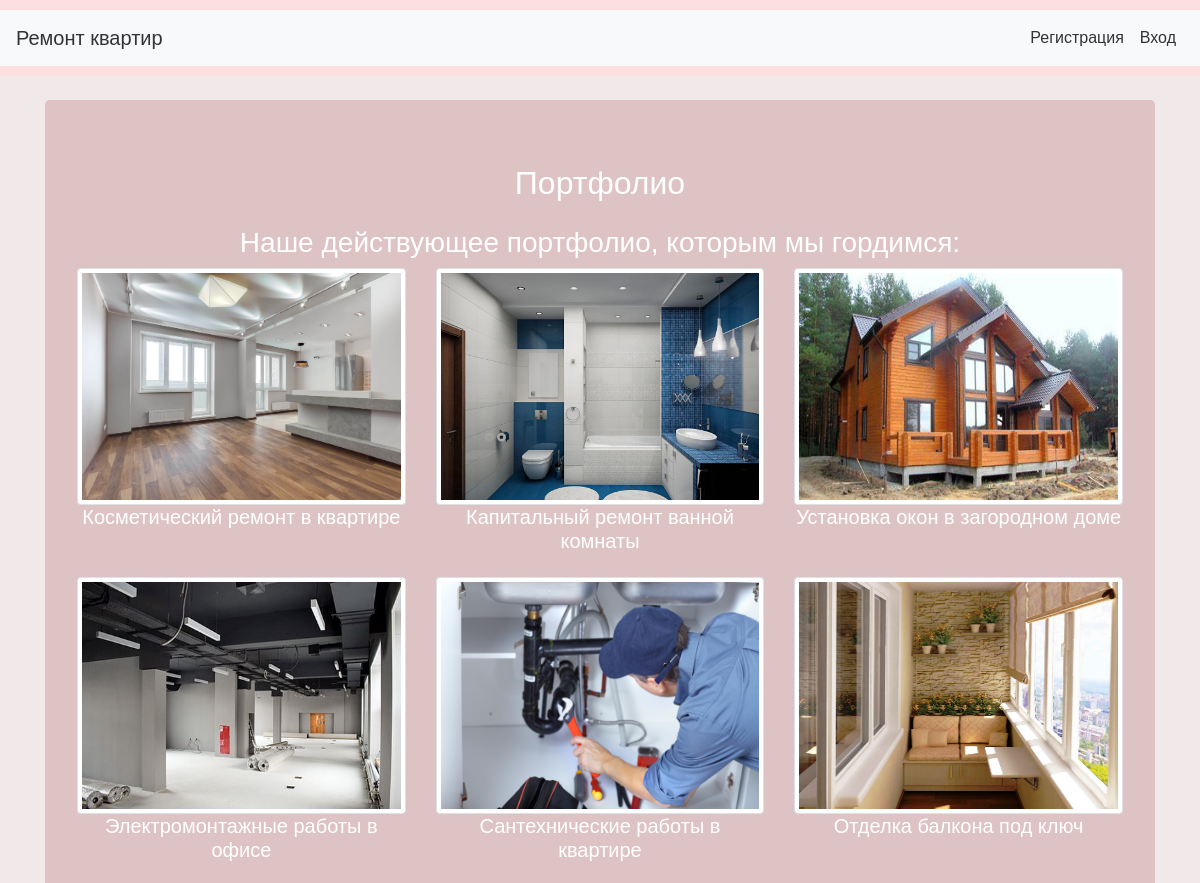
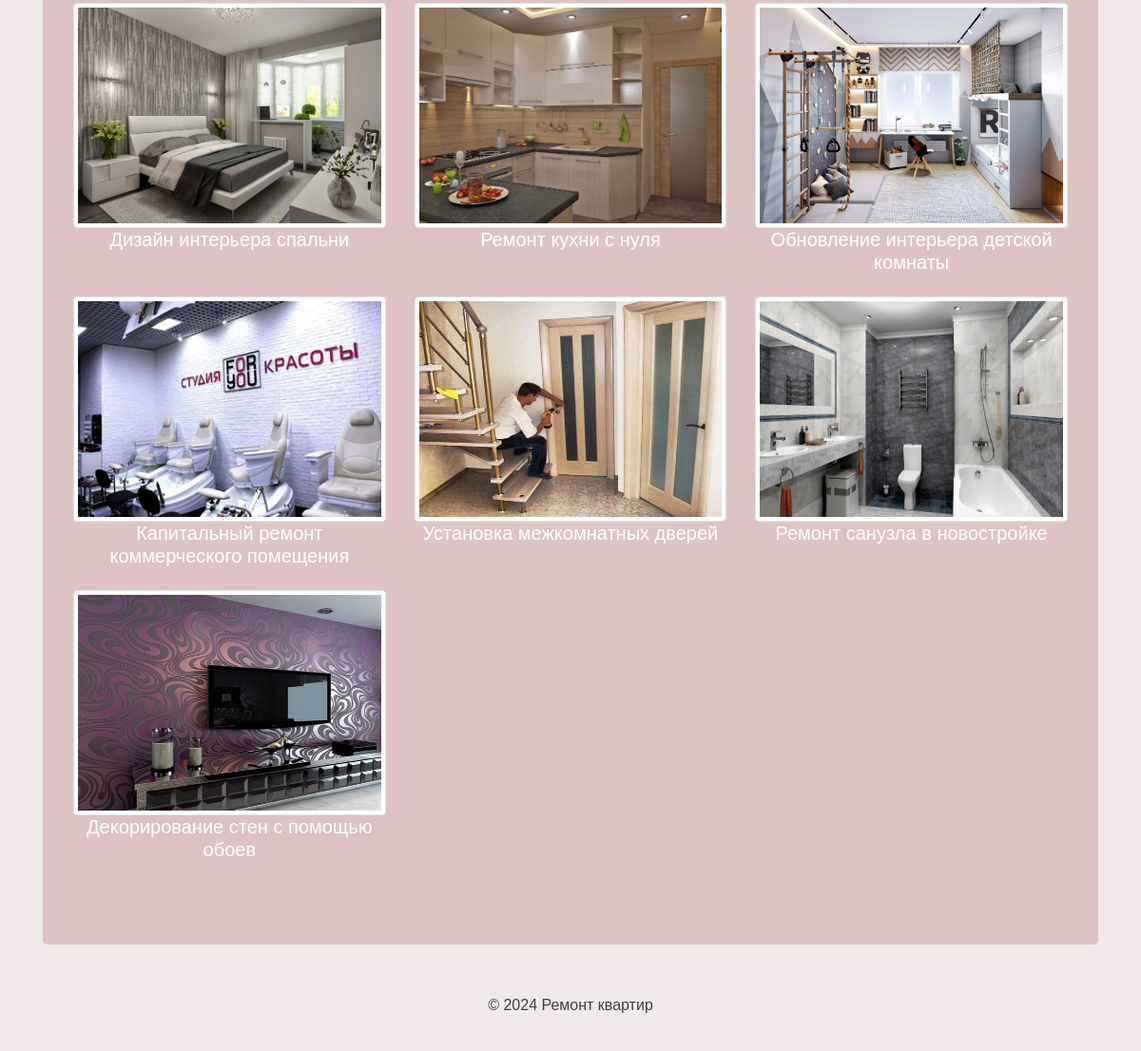
The app's page /portfolio with its own data (2 pictures, top to bottom).
### app/models.py (models this page shows)
class PortfolioItem(db.Model):
    id = db.Column(db.Integer, primary_key=True)
    user_id = db.Column(db.Integer, db.ForeignKey('user.id'), nullable=False)
    image_url = db.Column(db.String(255))
    description = db.Column(db.Text)

### app/views.py (the view, shortened to what this page needs)
@app.route('/portfolio', methods=['GET', 'POST'])
def portfolio():
    form = PortfolioForm()
    portfolio_items = PortfolioItem.query.all()
    return render_template('portfolio.html', form=form, portfolio_items=portfolio_items)

### app/__init__.py (called while the page is built)
@app.before_request
def before_request():
    if 'theme' not in session:
        session['theme'] = 'light'  # Установите тему по умолчанию

### templates/portfolio.html (shortened to what this page needs)
{% extends "base.html" %}
{% block content %}
<div class="jumbotron text-center">
    <h2>Портфолио</h2>
<div class="mt-4">
    <h3>Наше действующее портфолио, которым мы гордимся:</h3>
    <div class="row">
        {% for item in portfolio_items %}
            <div class="col-md-4 mb-3">
                <img style="width: 350px; height: 237px" src="../static/{{ item.image_url }}" data-src-big="../static/{{ item.image_url }}" alt="Portfolio Item" class="img-thumbnail" onclick="openModal(this)">
                <h5>{{ item.description }}</h5>
            </div>
        {% endfor %}
    </div>
</div>
</div>
{% endblock %}

### static/styles.css (style rules this page uses)
body { font-family: 'Arial', sans-serif; background-color: #f1e9e9; color: #333; }
.jumbotron { background-color: #ddc3c3; color: white; }

### records on screen
PortfolioItem: image_url (picture), description "Косметический ремонт в квартире"
PortfolioItem: image_url (picture), description "Капитальный ремонт ванной комнаты"
PortfolioItem: image_url (picture), description "Установка окон в загородном доме"
PortfolioItem: image_url (picture), description "Электромонтажные работы в офисе"
PortfolioItem: image_url (picture), description "Сантехнические работы в квартире"
PortfolioItem: image_url (picture), description "Отделка балкона под ключ"
PortfolioItem: image_url (picture), description "Дизайн интерьера спальни"
PortfolioItem: image_url (picture), description "Ремонт кухни с нуля"
PortfolioItem: image_url (picture), description "Обновление интерьера детской комнаты"
PortfolioItem: image_url (picture), description "Капитальный ремонт коммерческого помещения"
PortfolioItem: image_url (picture), description "Установка межкомнатных дверей"
PortfolioItem: image_url (picture), description "Ремонт санузла в новостройке"
PortfolioItem: image_url (picture), description "Декорирование стен с помощью обоев"
